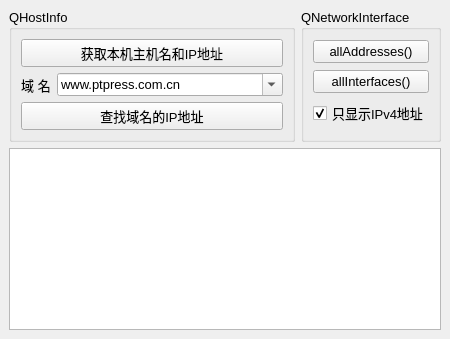
<?xml version="1.0" encoding="UTF-8"?>
<ui version="4.0">
 <class>MainWindow</class>
 <widget class="QMainWindow" name="MainWindow">
  <property name="geometry">
   <rect>
    <x>0</x>
    <y>0</y>
    <width>450</width>
    <height>339</height>
   </rect>
  </property>
  <property name="font">
   <font>
    <pointsize>10</pointsize>
   </font>
  </property>
  <property name="windowTitle">
   <string>网络主机信息</string>
  </property>
  <widget class="QWidget" name="centralwidget">
   <layout class="QVBoxLayout" name="verticalLayout_3">
    <item>
     <layout class="QHBoxLayout" name="horizontalLayout_3">
      <item>
       <widget class="QGroupBox" name="groupBox">
        <property name="title">
         <string>QHostInfo</string>
        </property>
        <layout class="QVBoxLayout" name="verticalLayout">
         <item>
          <widget class="QPushButton" name="btnGetHostInfo">
           <property name="text">
            <string>获取本机主机名和IP地址</string>
           </property>
          </widget>
         </item>
         <item>
          <layout class="QHBoxLayout" name="horizontalLayout" stretch="0,1">
           <item>
            <widget class="QLabel" name="label">
             <property name="text">
              <string>域 名</string>
             </property>
             <property name="alignment">
              <set>Qt::AlignCenter</set>
             </property>
            </widget>
           </item>
           <item>
            <widget class="QComboBox" name="comboBox">
             <property name="editable">
              <bool>true</bool>
             </property>
             <item>
              <property name="text">
               <string>www.ptpress.com.cn</string>
              </property>
             </item>
             <item>
              <property name="text">
               <string>www.epubit.com</string>
              </property>
             </item>
            </widget>
           </item>
          </layout>
         </item>
         <item>
          <widget class="QPushButton" name="btnLookup">
           <property name="text">
            <string>查找域名的IP地址</string>
           </property>
          </widget>
         </item>
        </layout>
       </widget>
      </item>
      <item>
       <widget class="QGroupBox" name="groupBox_2">
        <property name="title">
         <string>QNetworkInterface</string>
        </property>
        <layout class="QVBoxLayout" name="verticalLayout_2">
         <item>
          <widget class="QPushButton" name="btnAllAddress">
           <property name="text">
            <string>allAddresses()</string>
           </property>
          </widget>
         </item>
         <item>
          <widget class="QPushButton" name="btnAllInterface">
           <property name="text">
            <string>allInterfaces()</string>
           </property>
          </widget>
         </item>
         <item>
          <widget class="QCheckBox" name="chkBox_OnlyIPv4">
           <property name="text">
            <string>只显示IPv4地址</string>
           </property>
           <property name="checked">
            <bool>true</bool>
           </property>
          </widget>
         </item>
        </layout>
       </widget>
      </item>
     </layout>
    </item>
    <item>
     <widget class="QPlainTextEdit" name="textEdit"/>
    </item>
   </layout>
  </widget>
 </widget>
 <resources/>
 <connections/>
</ui>
